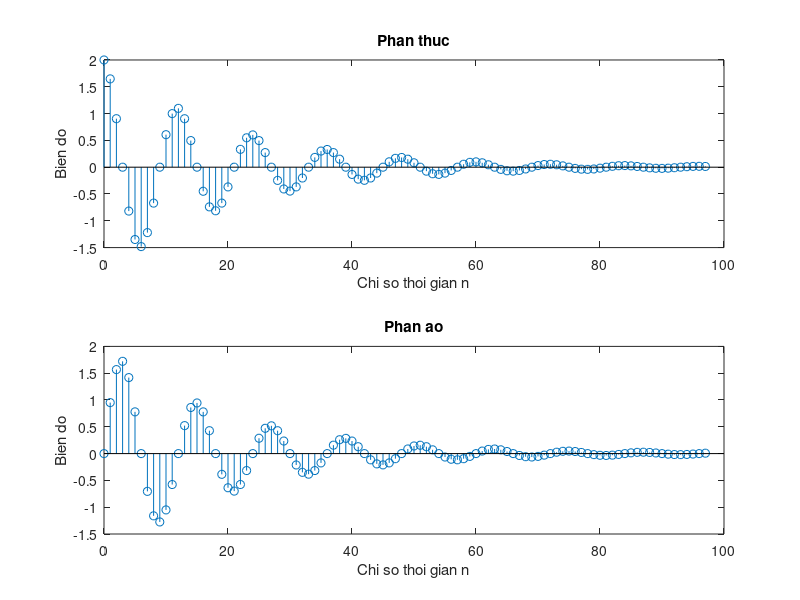

MATLAB code for this plot:
clf;
c=-(1/20)+(pi/6)*1i;
k=2;
n=0:97;
x=k*exp(c*n);
subplot(2,1,1);
stem(n,real(x));
xlabel('Chi so thoi gian n'); ylabel('Bien do');
title('Phan thuc');
subplot(2,1,2);
stem(n,imag(x));
xlabel('Chi so thoi gian n'); ylabel('Bien do');
title('Phan ao');
